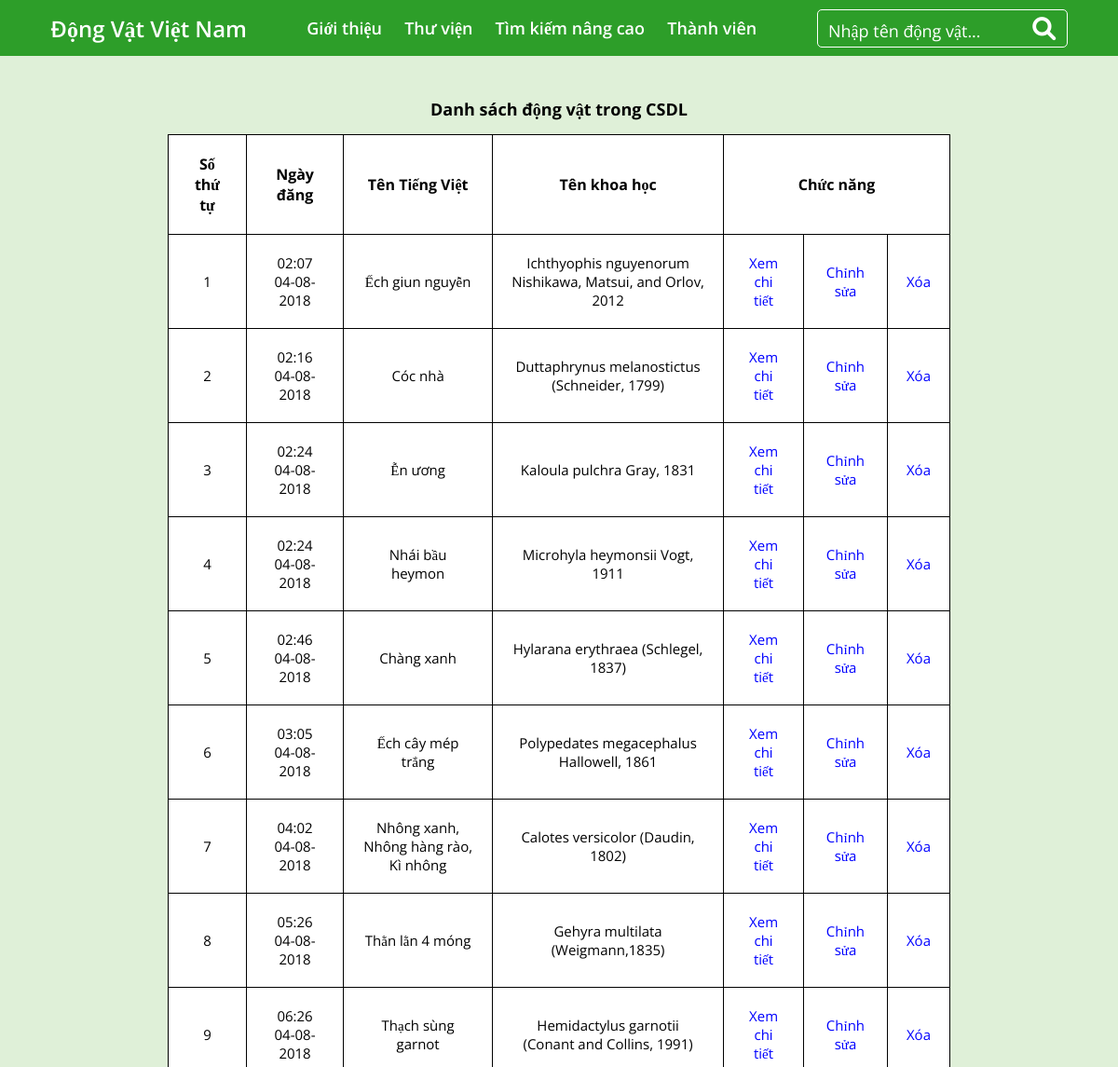
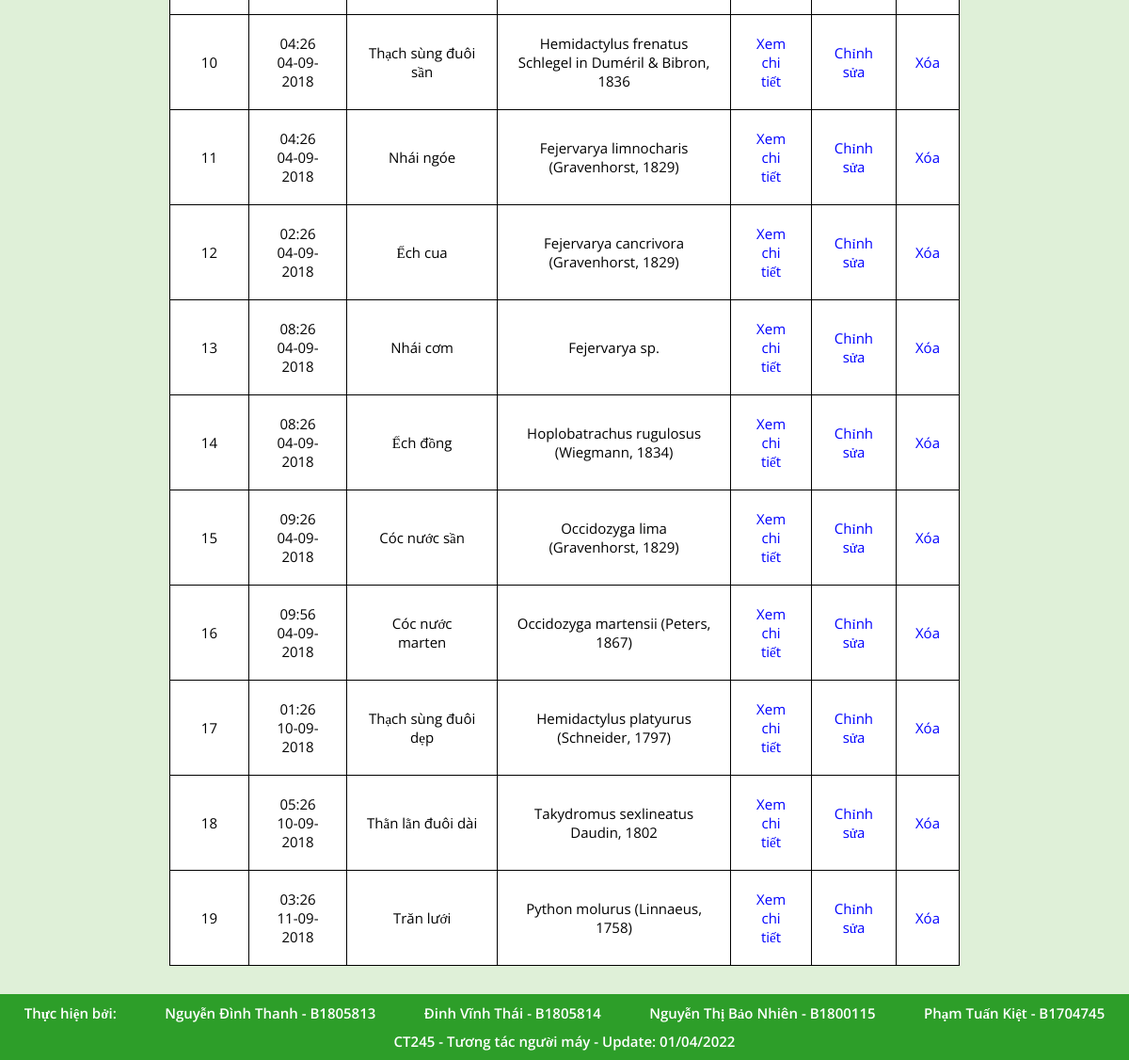
Screenshot of /Code/manager_page.php (signed in) with the database file from the repository (2 pictures, top to bottom).
### tables this page shows
CREATE TABLE `animals` (
  `NgayCapNhat` datetime(6) NOT NULL,
  `TenKhoaHoc` varchar(100) NOT NULL,
  `TenTiengViet` varchar(100) NOT NULL,
  `TenDiaPhuong` varchar(100) NOT NULL,
  `Gioi` varchar(100) NOT NULL,
  `Nganh` varchar(100) NOT NULL,
  `Lop` varchar(100) NOT NULL,
  `Bo` varchar(100) NOT NULL,
  `Ho` varchar(100) NOT NULL,
  `HinhThai` varchar(3000) NOT NULL,
  `SinhThai` varchar(3000) NOT NULL,
  `GiaTri` varchar(100) NOT NULL,
  `BaoTonIUCN` varchar(100) NOT NULL,
  `BaoTonVN` varchar(100) NOT NULL,
  `BaoTon32` varchar(100) NOT NULL,
  `BaoTonCITES` varchar(100) NOT NULL,
  `PhanBo` varchar(100) NOT NULL,
  `TinhTrang` varchar(100) NOT NULL,
  `SinhCanh` varchar(100) NOT NULL,
  `DiaDiem` varchar(100) NOT NULL,
  `NgayThuMau` varchar(100) NOT NULL,
  `NguoiThuMau` varchar(100) NOT NULL
);

### Code/manager_page.php (the view, shortened to what this page needs)
<?php
  include_once "php/connection.php";
?>
<!DOCTYPE html>
<html>
<head>
    <link rel="stylesheet" href="https://cdnjs.cloudflare.com/ajax/libs/font-awesome/6.0.0/css/all.min.css">
    <link rel="stylesheet" href="css/manager.css">
    <link rel="stylesheet" href="css/style.css">
</head>
<body>
    <?php include 'header.php'; ?>
    <div class="content">
        <div class="table_update">
          <?php
              echo "
              <h3>Danh sách động vật trong CSDL</h3>
              <table>
              <tr>
                <th class='collum1'>Số thứ tự</th>
                <th class='collum2'>Ngày đăng</th>
                <th class='collum3'>Tên Tiếng Việt</th>
                <th class='collum4'>Tên khoa học</th>
                <th class='collum5' colspan='3'>Chức năng</th>
              </tr>";
              $sql = mysqli_query($conn, "SELECT * FROM animals");
              if(mysqli_num_rows($sql) == 0){
                  echo "
                <tr>
                    <td>Không có</td>
                    <td>Không có</td>
                    <td>Không có</td>
                    <td>Không có yêu cầu nào cả.</td>
                    <td>Không có</td>
                    <td>Không có</td>
                    <td>Không có</td>
                </tr>";
              }
              else{
                    $n = 1;
                    while($row = mysqli_fetch_assoc($sql)){
                        echo "<tr>
                          <td class='status'>{$n}</td>
                          <td class='status'>".date_format(new DateTime($row['NgayCapNhat']), ' H:i d-m-Y')."</td>
                          <td class='status'>".$row['TenTiengViet']."</td>
                          <td class='status'>".$row['TenKhoaHoc']."</td>
                          <td class='status'><a href='detail_page.php?tendv=".$row['TenTiengViet']."'>Xem chi tiết</a></td>
                          <td class='status'><a href='admin_edit.php?edit=".$row['TenKhoaHoc']."'>Chỉnh sửa</a></td>
                          <td class='status'><a href='php/admin_delete.php?tendv=".$row['TenKhoaHoc']."'>Xóa</a></td>
                        </tr>";
                        $n++;
                      }
                    }
          ?>
          </table>
        </div>
    </div>
    <?php include 'footer.php'; ?>
</body>
</html>

### Code/css/manager.css (style rules this page uses)
.content { padding: 30px 0; }
.table_update table { background-color: white; border: 1px solid black; width: 70%; margin: auto; border-collapse: collapse; }
.table_update table th { border: 1px solid black; padding: 20px; }
.table_update table td { border: 1px solid black; padding: 20px; font-size: 15px; }
.status { text-align: center; }
h3 { text-align: center; font-size: 18px; padding: 15px; }
a { color: blue; cursor: pointer; }
.collum1 { width: 10%; }

### Code/css/style.css (style rules this page uses)
* { margin: 0; padding: 0; font-family: "Open Sans"; }
html, body { height: 100%; scroll-behavior: smooth; background-color: #dff0d8; }
.content { min-height: 80%; }
a { text-decoration: none; }
::placeholder { color: #fff; font-size: 18px; }

### rows the page displays
animals: NgayCapNhat "02:07 04-08-2018", TenTiengViet "Ếch giun nguyễn", TenKhoaHoc "Ichthyophis nguyenorum Nishikawa, Matsui, and Orlov, 2012"
animals: NgayCapNhat "02:16 04-08-2018", TenTiengViet "Cóc nhà", TenKhoaHoc "Duttaphrynus melanostictus (Schneider, 1799)"
animals: NgayCapNhat "02:24 04-08-2018", TenTiengViet "Ễn ương", TenKhoaHoc "Kaloula pulchra Gray, 1831"
animals: NgayCapNhat "02:24 04-08-2018", TenTiengViet "Nhái bầu heymon", TenKhoaHoc "Microhyla heymonsii Vogt, 1911"
animals: NgayCapNhat "02:46 04-08-2018", TenTiengViet "Chàng xanh", TenKhoaHoc "Hylarana erythraea (Schlegel, 1837)"
animals: NgayCapNhat "03:05 04-08-2018", TenTiengViet "Ếch cây mép trắng", TenKhoaHoc "Polypedates megacephalus Hallowell, 1861"
animals: NgayCapNhat "04:02 04-08-2018", TenTiengViet "Nhông xanh, Nhông hàng rào, Kì nhông", TenKhoaHoc "Calotes versicolor (Daudin, 1802)"
animals: NgayCapNhat "05:26 04-08-2018", TenTiengViet "Thằn lằn 4 móng", TenKhoaHoc "Gehyra multilata (Weigmann,1835)"
animals: NgayCapNhat "06:26 04-08-2018", TenTiengViet "Thạch sùng garnot", TenKhoaHoc "Hemidactylus garnotii (Conant and Collins, 1991)"
animals: NgayCapNhat "04:26 04-09-2018", TenTiengViet "Thạch sùng đuôi sần", TenKhoaHoc "Hemidactylus frenatus Schlegel in Duméril & Bibron, 1836"
animals: NgayCapNhat "04:26 04-09-2018", TenTiengViet "Nhái ngóe", TenKhoaHoc "Fejervarya limnocharis (Gravenhorst, 1829)"
animals: NgayCapNhat "02:26 04-09-2018", TenTiengViet "Ếch cua", TenKhoaHoc "Fejervarya cancrivora (Gravenhorst, 1829)"
animals: NgayCapNhat "08:26 04-09-2018", TenTiengViet "Nhái cơm", TenKhoaHoc "Fejervarya sp."
animals: NgayCapNhat "08:26 04-09-2018", TenTiengViet "Ếch đồng", TenKhoaHoc "Hoplobatrachus rugulosus (Wiegmann, 1834)"
animals: NgayCapNhat "09:26 04-09-2018", TenTiengViet "Cóc nước sần", TenKhoaHoc "Occidozyga lima (Gravenhorst, 1829)"
animals: NgayCapNhat "09:56 04-09-2018", TenTiengViet "Cóc nước marten", TenKhoaHoc "Occidozyga martensii (Peters, 1867)"
animals: NgayCapNhat "01:26 10-09-2018", TenTiengViet "Thạch sùng đuôi dẹp", TenKhoaHoc "Hemidactylus platyurus (Schneider, 1797)"
animals: NgayCapNhat "05:26 10-09-2018", TenTiengViet "Thằn lằn đuôi dài", TenKhoaHoc "Takydromus sexlineatus Daudin, 1802"
animals: NgayCapNhat "03:26 11-09-2018", TenTiengViet "Trăn lưới", TenKhoaHoc "Python molurus (Linnaeus, 1758)"
